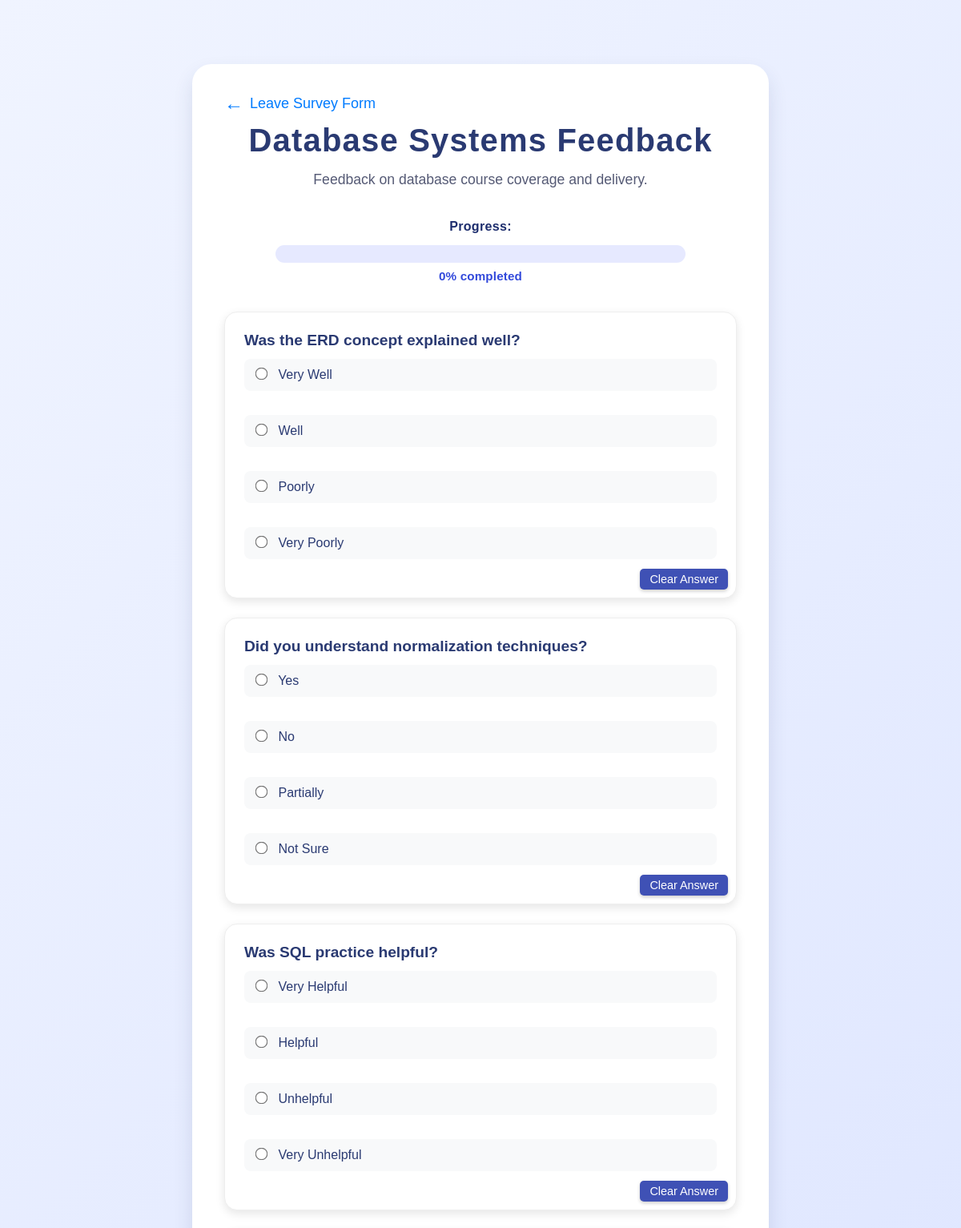
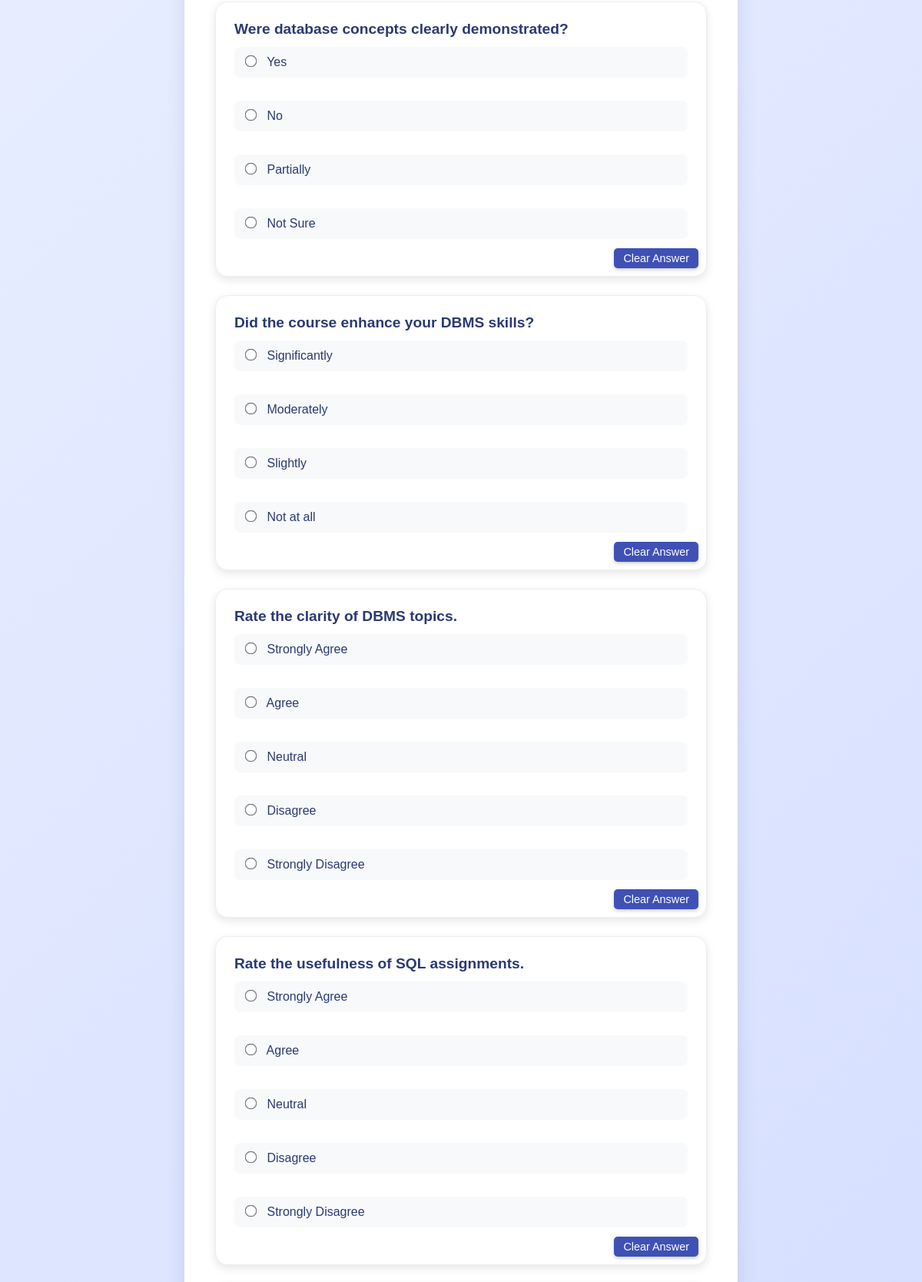
The app's page /PROJECT/STUDENT/DynamicSurveyForm/form.php?survey_id=5 (upper part) with its own data (2 pictures, top to bottom).
### tables this page shows
CREATE TABLE `survey` (
  `survey_id` int(11) NOT NULL,
  `survey_title` varchar(100) NOT NULL,
  `description` varchar(100) NOT NULL,
  `date_created` date NOT NULL,
  `date_modified` date DEFAULT NULL,
  `due_date` date NOT NULL,
  `faculty_id` int(11) DEFAULT NULL
);

CREATE TABLE `question` (
  `question_id` int(11) NOT NULL,
  `question_text` varchar(1000) NOT NULL,
  `question_type` varchar(2) NOT NULL,
  `survey_id` int(11) NOT NULL,
  `REQUIRED` varchar(3) NOT NULL DEFAULT 'no'
);

CREATE TABLE `choice` (
  `choice_id` int(11) NOT NULL,
  `choice_text` varchar(1000) NOT NULL,
  `question_id` int(11) NOT NULL
);

### PROJECT/STUDENT/DynamicSurveyForm/form.php (the view, shortened to what this page needs)
<?php
include_once "../../project_conn.php";
$survey_id = isset($_GET['survey_id']) ? (int)$_GET['survey_id'] : 0;
$student_id = isset($_GET['student_id']) ? $conn->real_escape_string($_GET['student_id']) : '';
$sectionCode = isset($_GET['sectionCode']) ? $conn->real_escape_string($_GET['sectionCode']) : '';
$survey_query = "SELECT * FROM survey WHERE survey_id = $survey_id";
$survey_result = $conn->query($survey_query);
$survey = $survey_result->fetch_assoc();
$question_query = "SELECT * FROM question WHERE survey_id = $survey_id";
$question_result = $conn->query($question_query);
?>
<!DOCTYPE html>
<html lang="en">
<head>
    <link rel="stylesheet" href="form.css">
</head>
<body>
    <div class="survey-container">
        <a href="../AssignedSurveyList/studentHomePage.php?student_id=<?php echo urlencode($student_id); ?>&sectionCode=<?php echo urlencode($sectionCode); ?>" class="leave-survey-link">Leave Survey Form</a>
        <h2><?php echo htmlspecialchars($survey['survey_title']); ?></h2>
        <p class="description"><?php echo htmlspecialchars($survey['description']); ?></p>
        <div id="progress-container">
            <label for="progress">Progress:</label>
            <div>
            </div>
            <p id="progress-text">0% completed</p>
        </div>
        <form id="surveyForm" action="submit.php" method="POST">
            <?php while ($question = $question_result->fetch_assoc()) {
                $qid = (int)$question['question_id'];
                $required_attr = ($question['REQUIRED'] === 'yes') ? 'required' : '';
                $asterisk = ($question['REQUIRED'] === 'yes') ? ' <span style="color:red">*</span>' : '';
            ?>
                <div class="question">
                    <p><?php echo htmlspecialchars($question['question_text']) . $asterisk; ?></p>
                    <?php if ($question['question_type'] === 'SA') { ?>
                        <input id="saInput_<?php echo $qid; ?>"
                               type="text"
                               name="answer[<?php echo $qid; ?>]"
                               maxlength="1000"
                               <?php echo $required_attr; ?> >
                        <p><span id="charCount_<?php echo $qid; ?>">0</span>/1000 characters</p>
                    <?php } elseif ($question['question_type'] === 'LS' || $question['question_type'] === 'MC') {
                        $choice_sql = "SELECT choice_id, choice_text FROM choice WHERE question_id = $qid";
                        $choice_result = $conn->query($choice_sql);
                        while ($option = $choice_result->fetch_assoc()) { ?>
                            <label>
                                <input type="radio"
                                    name="answer[<?php echo $qid; ?>]"
                                    value="<?php echo (int)$option['choice_id']; ?>"
                                    class="radio-q<?php echo $qid; ?>"
                                    <?php echo $required_attr; ?>>
                                <?php echo htmlspecialchars($option['choice_text']); ?>
                            </label><br>
                        <?php } ?>
                        <button type="button" class="clear-btn" data-question-id="<?php echo $qid; ?>">Clear Answer</button>
                    <?php } ?>
                </div>
            <?php } ?>
        </form>
    </div>
</body>
</html>

### PROJECT/STUDENT/DynamicSurveyForm/form.css (style rules this page uses)
* { margin: 0; padding: 0; box-sizing: border-box; font-family: 'Space Grotesk', sans-serif; }
body { background: linear-gradient(135deg, #f0f4ff, #c8d4ff); min-height: 100vh; display: flex; justify-content: center; align-items: center; padding: 80px 20px; color: #2a3a72; }
.survey-container { background-color: #ffffff; border-radius: 24px; box-shadow: 0 12px 24px rgba(43, 54, 104, 0.12); padding: 35px 40px 48px 40px; width: 100%; max-width: 720px; transition: box-shadow 0.3s ease, transform 0.3s ease; }
h2 { color: #2a3a72; text-align: center; font-weight: 700; font-size: 2.5rem; margin-bottom: 12px; letter-spacing: 0.03em; }
p.description { color: #555a75; text-align: center; font-size: 1.1rem; line-height: 1.6; margin-bottom: 36px; }
.question { background: #fff; padding: 24px; margin-bottom: 24px; border-radius: 16px; box-shadow: 0 4px 12px rgba(0, 0, 0, 0.1); transition: transform 0.2s ease, box-shadow 0.2s ease, border-color 0.2s ease; border: 1px solid #eee; position: relative; }
.question p { font-size: 1.2rem; font-weight: 600; margin-bottom: 12px; color: #2a3a72; }
.question label { display: block; padding: 10px 14px; margin: 6px 0; background: #f8f9fa; border-radius: 8px; cursor: pointer; transition: background 0.2s ease, transform 0.2s ease; border: 1px solid transparent; }
.question input[type="radio"] { margin-right: 10px; transform: scale(1.2); accent-color: #566dff; }
#progress-container { margin-bottom: 36px; text-align: center; }
#progress-container label { font-weight: 700; color: #1e2e6e; font-size: 1rem; letter-spacing: 0.02em; }
#progress-container > div { background-color: #e6e9ff; border-radius: 20px; overflow: hidden; width: 80%; margin: 14px auto 0; height: 22px; }
#progress-text { margin-top: 8px; font-weight: 600; color: #3249db; font-size: 0.95rem; letter-spacing: 0.01em; }
.clear-btn { position: absolute; bottom: 10px; right: 10px; background: #3f51b5; color: white; border: none; padding: 5px 12px; border-radius: 5px; font-size: 0.9em; cursor: pointer; box-shadow: 0 2px 4px rgba(0, 0, 0, 0.2); transition: background 0.3s, transform 0.2s, box-shadow 0.3s; }
.leave-survey-link { margin-bottom: 10px; display: inline-flex; align-items: center; color: #007bff; font-size: 18px; text-decoration: none; transition: color 0.3s, transform 0.3s ease-in-out; }
.leave-survey-link:before { content: '←'; margin-right: 8px; font-size: 24px; transition: transform 0.3s ease-in-out; }

### records on screen
survey: survey_title "Database Systems Feedback", description "Feedback on database course coverage and delivery."
question: question_text "Was the ERD concept explained well?"
choice: choice_text "Very Well"
choice: choice_text "Well"
choice: choice_text "Poorly"
choice: choice_text "Very Poorly"
question: question_text "Did you understand normalization techniques?"
choice: choice_text "Yes"
choice: choice_text "No"
choice: choice_text "Partially"
choice: choice_text "Not Sure"
question: question_text "Was SQL practice helpful?"
choice: choice_text "Very Helpful"
choice: choice_text "Helpful"
choice: choice_text "Unhelpful"
choice: choice_text "Very Unhelpful"
question: question_text "Were database concepts clearly demonstrated?"
choice: choice_text "Yes"
choice: choice_text "No"
choice: choice_text "Partially"
choice: choice_text "Not Sure"
question: question_text "Did the course enhance your DBMS skills?"
choice: choice_text "Significantly"
choice: choice_text "Moderately"
choice: choice_text "Slightly"
choice: choice_text "Not at all"
question: question_text "Rate the clarity of DBMS topics."
choice: choice_text "Strongly Agree"
choice: choice_text "Agree"
choice: choice_text "Neutral"
choice: choice_text "Disagree"
choice: choice_text "Strongly Disagree"
question: question_text "Rate the usefulness of SQL assignments."
choice: choice_text "Strongly Agree"
choice: choice_text "Agree"
choice: choice_text "Neutral"
choice: choice_text "Disagree"
choice: choice_text "Strongly Disagree"
